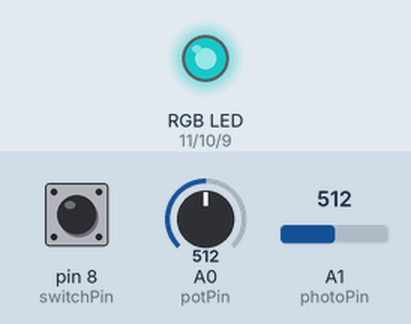
A sketch run on a simulated Arduino Uno, built with avr-gcc and run on an emulated ATmega328P. Shown: an RGB LED mixed from three pins (HIGH = lit). Inputs (shaded band) come from the test bench; at power-on: A0 (potPin) = 512, A1 (photoPin) = 512, pin 8 (switchPin) HIGH. Dim RGB values are drawn brighter than linear.

Above: at 1.2 s.
1.3 s: A0 (potPin) set to 716
At 2.0 s:
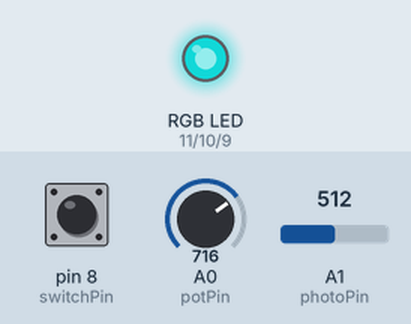
2.8 s: A1 (photoPin) set to 878
4.3 s: A1 (photoPin) set to 896
At 5.0 s:
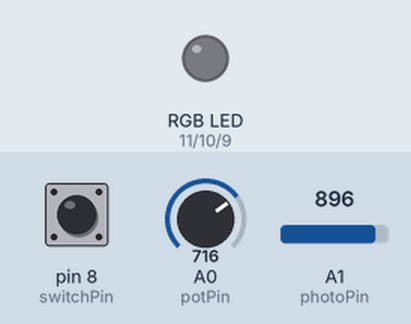
5.8 s: A1 (photoPin) set to 880
At 6.9 s:
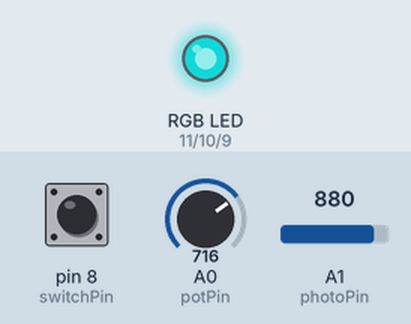
7.3 s: pin 8 (switchPin) pulled LOW for 0.15 s
At 8.4 s:
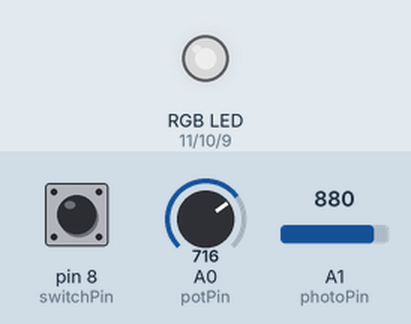
8.9 s: A0 (potPin) set to 511
At 9.2 s:
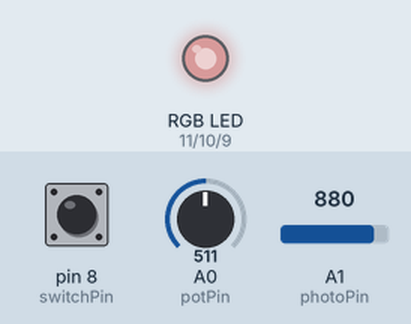
Timing chart, 0 to 11.4 s (numbered marks = the images above; inputs shaded):
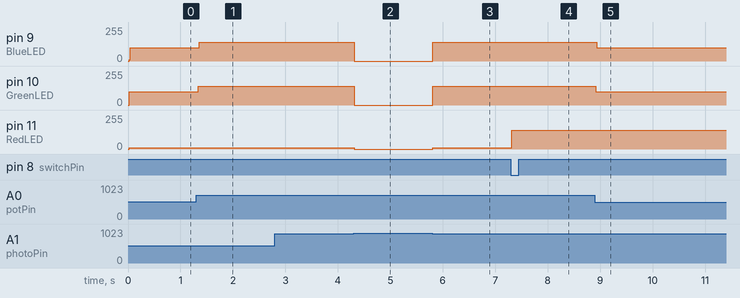

The sketch:

RGB_1_1.ino
```cpp
int photoPin = 1;
int potPin = 0;
int switchPin = 8;

boolean lastButton = LOW;
boolean currentButton = LOW;
int LEDColor = 0;

int RedLED = 11 ;
int GreenLED = 10;
int BlueLED = 9;

int RedLevel = 11 ;
int GreenLevel = 10;
int BlueLevel = 9;
String outstring;

boolean debounce(boolean last)
{
  boolean current = digitalRead(switchPin);
  if (last != current)
  {
    delay (20);
    current = digitalRead(switchPin);
  }
  return current;
}

void setup() {
  analogReference(DEFAULT);
  pinMode(RedLED, OUTPUT);
  pinMode(GreenLED, OUTPUT);
  pinMode(BlueLED, OUTPUT);
  pinMode(switchPin, INPUT);

  Serial.begin(9600);
}

void loop() {
  outstring = String(analogRead(photoPin))+' '+String(analogRead(potPin))+' '+String(LEDColor)+' '+String(RedLevel);
//  Serial.println(outstring);

  currentButton = debounce(lastButton);
  if (currentButton && !lastButton)
    {
      LEDColor++;
    }

  if (LEDColor == 0) {
    RedLevel=map(analogRead(potPin),0,1023,0,200);

  }
  else if (LEDColor == 1) {
    GreenLevel=map(analogRead(potPin),0,1023,0,200);

  }
  else if (LEDColor == 2) {
    BlueLevel=map(analogRead(potPin),0,1023,0,200);

  }
  else LEDColor = 0;
  if (analogRead(photoPin) < 890){
    analogWrite(RedLED,RedLevel);
    analogWrite(GreenLED,GreenLevel);
    analogWrite(BlueLED,BlueLevel);
  }
  else {
    analogWrite(RedLED,0);
    analogWrite(GreenLED,0);
    analogWrite(BlueLED,0);
  }


/*  for (int r=0; r<=255; r=r+5) {
    analogWrite(RedLED,r);
    for (int g=0; g<=255; g=g+5) {
      analogWrite(GreenLED,g);
      for (int b=0; b<=255; b++) {
        analogWrite(BlueLED,b);
        delay (2);
      }
    }
  }
*/
}
```

Measured:
- the behaviour switches between 889 and 890 on A1 (photoPin) (found by bisection; images 1 and 2)
- after the input at 1.3 s, pin 9 (BlueLED): 100/255 → 139/255 after 0.06 s; pin 10 (GreenLED): 100/255 → 139/255 at once
- after the input at 2.8 s, every drawn part: stays the same
- after the input at 4.3 s, pin 9 (BlueLED), pin 10 (GreenLED): 139/255 → 0/255 at once; pin 11 (RedLED): 11/255 → 0/255 at once
- after the input at 5.8 s, pin 9 (BlueLED), pin 10 (GreenLED): 0/255 → 139/255 at once; pin 11 (RedLED): 0/255 → 11/255 at once
- after the input at 7.3 s, pin 11 (RedLED): 11/255 → 139/255 at once
- after the input at 8.9 s, pin 9 (BlueLED), pin 10 (GreenLED): 139/255 → 99/255 at once
